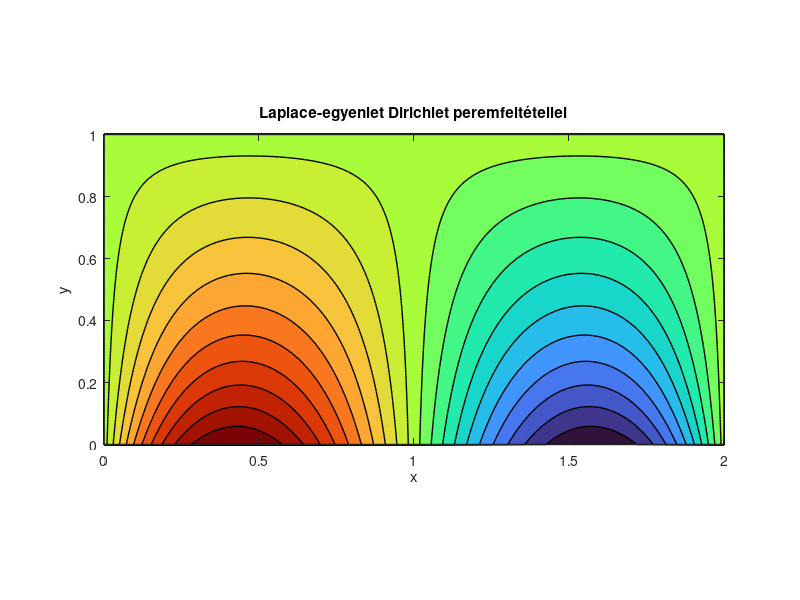

Reproduce this figure in MATLAB.
%  (0,H)  -----------  (L,H)
%        |           |
%        |           |
%        |           |
%  (0,0)  -----------  (L,0) 
%
% u_xx + u_yy = 0
% u(x,0) = f_0 (x)     , 0 <= x <= L    alsó
% u(x,H) = f_1 (x)     , 0 <= x <= L    felső
% u(0,y) = g_0 (y)     , 0 <= y <= H    bal
% u(L,y) = g_1 (y)     , 0 <= y <= H    jobb


L = 2; H = 1;
x = linspace(0, L, 100);
y = linspace(0, H, 100);
[X, Y] = meshgrid(x, y);

N = 10; % iteráció

%Peremfeltételek

f_0 = @(x) x.*(x.^2 - 3*L*x + 2*L^2);     %also
f_1 = @(x) 0;   %felso
g_0 = @(y) 0;   %bal
g_1 = @(y) 0;   %jobb

U = zeros(size(X));

for n = 1:N
    U = U + (2/L)*(integral(@(t) f_0(t).*sin(n*pi*t/L), 0, L) ...
        * sin(n*pi*X)/L) .* (sinh(n*pi*(H - Y)/L) ./ sinh(n*pi*H/L)); % also

    U = U + (2/L)*(integral(@(t) f_1(t).*sin(n*pi*t/L), 0, L) ...
        * sin(n*pi*X)/L) .* (sinh(n*pi*(Y)/L) ./ sinh(n*pi*H/L)); % felso

    U = U + (2/H)*(integral(@(t) g_0(t).*sin(n*pi*t/H), 0, H) ...
        * sin(n*pi*Y)/H) .* (sinh(n*pi*(L - X)/L) ./ sinh(n*pi*L/H)); % bal

    U = U + (2/H)*(integral(@(t) g_1(t).*sin(n*pi*t/H), 0, H) ...
        * sin(n*pi*Y)/H) .* (sinh(n*pi*(X)/H) ./ sinh(n*pi*L/H)); % jobb   
end

contourf(X, Y, U, 20, 'LineWidth', 1, 'LineColor','k');
xlabel('x'); 
ylabel('y');
title('Laplace-egyenlet Dirichlet peremfeltétellel');
axis equal tight; 
colormap turbo;
